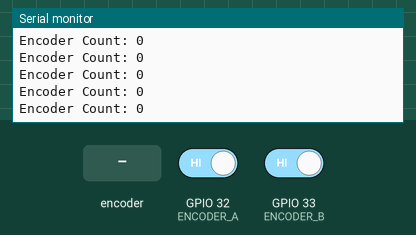
Recording of a sketch running on a simulated ESP32. Parts: the last lines printed to the serial monitor. The test bench sets the inputs (shaded band); at power-on: GPIO 32 (ENCODER_A) HIGH, GPIO 33 (ENCODER_B) HIGH.

Above: at 1.2 s.
1.3 s: rotary encoder on GPIO 32 (ENCODER_A) / GPIO 33 (ENCODER_B) turned 1 step (first pin leading)
At 1.31 s:
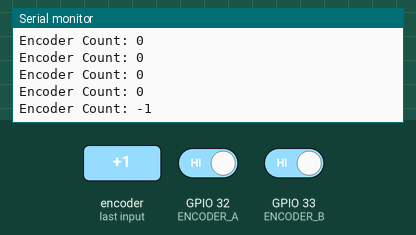
3.0 s: rotary encoder on GPIO 32 (ENCODER_A) / GPIO 33 (ENCODER_B) turned 1 step (first pin leading)
At 3.01 s:
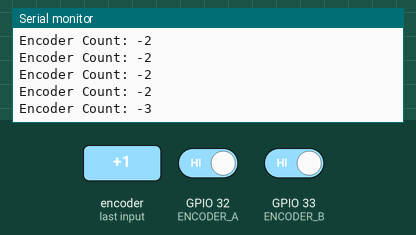
Timing chart, 0 to 6.0 s (numbered marks = the images above; inputs shaded):
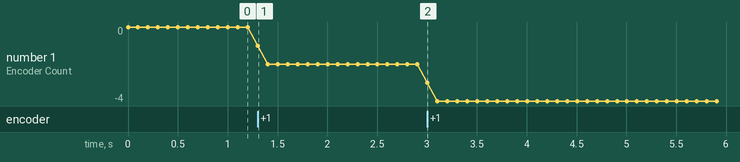

Measured:
- after the input at 1.3 s, the serial monitor: prints a new line at once (image 1)
- after the input at 3.0 s, the serial monitor: prints a new line at once (image 2)
- plotted number 1: 0 → -2 after the input at 1.3 s, -2 → -4 after the input at 3.0 s

The sketch:

test1.ino
```cpp
#define ENCODER_A 32  // Encoder Phase A pin
#define ENCODER_B 33  // Encoder Phase B pin

volatile long encoder_count = 0; // Variable to store encoder count

void IRAM_ATTR readEncoder() {
  if (digitalRead(ENCODER_A) == digitalRead(ENCODER_B)) {
    encoder_count++;  // Forward rotation
  } else {
    encoder_count--;  // Reverse rotation
  }
}

void setup() {
  Serial.begin(115200);

  pinMode(ENCODER_A, INPUT_PULLUP);
  pinMode(ENCODER_B, INPUT_PULLUP);

  attachInterrupt(digitalPinToInterrupt(ENCODER_A), readEncoder, CHANGE);
}

void loop() {
  Serial.print("Encoder Count: ");
  Serial.println(encoder_count);
  delay(100);  // Print every 100ms
}
```
